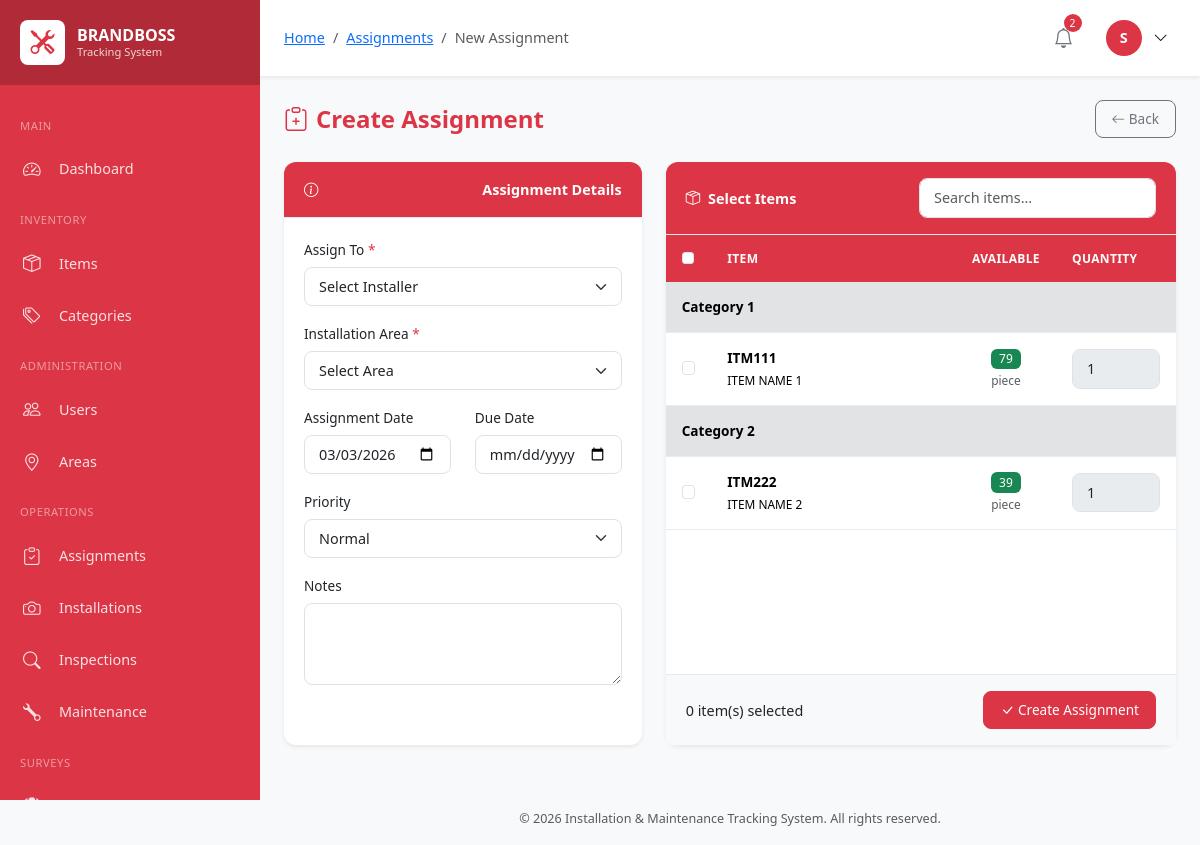
The app's page /modules/assignments/create.php (signed in) with its own data.
### tables this page shows
CREATE TABLE `users` (
  `id` int(10) UNSIGNED NOT NULL,
  `employee_id` varchar(50) NOT NULL,
  `username` varchar(100) NOT NULL,
  `password` varchar(255) NOT NULL,
  `email` varchar(150) NOT NULL,
  `full_name` varchar(200) NOT NULL,
  `phone` varchar(20) DEFAULT NULL,
  `role` enum('super_admin','user_1','user_2','user_3','user_4') NOT NULL,
  `profile_image` varchar(255) DEFAULT NULL,
  `status` enum('active','inactive','suspended') DEFAULT 'active',
  `last_login` datetime DEFAULT NULL,
  `created_by` int(10) UNSIGNED DEFAULT NULL,
  `created_at` timestamp NOT NULL DEFAULT current_timestamp(),
  `updated_at` timestamp NOT NULL DEFAULT current_timestamp() ON UPDATE current_timestamp()
);

CREATE TABLE `inventory_items` (
  `id` int(10) UNSIGNED NOT NULL,
  `item_code` varchar(50) NOT NULL,
  `item_name` varchar(200) NOT NULL,
  `category_id` int(10) UNSIGNED NOT NULL,
  `description` text DEFAULT NULL,
  `unit` varchar(50) DEFAULT 'piece',
  `quantity_available` int(10) UNSIGNED DEFAULT 0,
  `quantity_reserved` int(10) UNSIGNED DEFAULT 0,
  `quantity_installed` int(10) UNSIGNED DEFAULT 0,
  `reorder_level` int(10) UNSIGNED DEFAULT 10,
  `unit_cost` decimal(12,2) DEFAULT 0.00,
  `status` enum('active','inactive','discontinued') DEFAULT 'active',
  `created_by` int(10) UNSIGNED NOT NULL,
  `created_at` timestamp NOT NULL DEFAULT current_timestamp(),
  `updated_at` timestamp NOT NULL DEFAULT current_timestamp() ON UPDATE current_timestamp()
);

CREATE TABLE `item_categories` (
  `id` int(10) UNSIGNED NOT NULL,
  `category_name` varchar(150) NOT NULL,
  `description` text DEFAULT NULL,
  `status` enum('active','inactive') DEFAULT 'active',
  `created_at` timestamp NOT NULL DEFAULT current_timestamp(),
  `updated_at` timestamp NOT NULL DEFAULT current_timestamp() ON UPDATE current_timestamp()
);

### modules/assignments/create.php (the view, shortened to what the rows shown need)
<?php
require_once '../../includes/header.php';
$db = Database::getInstance();
$items = $db->fetchAll(
    "SELECT i.*, c.category_name
     FROM inventory_items i
     JOIN item_categories c ON i.category_id = c.id
     WHERE i.status = 'active' AND i.quantity_available > 0
     ORDER BY c.category_name, i.item_name"
);
?>
<div class="d-flex justify-content-between align-items-center mb-4">
    <h1 class="page-title mb-0">
        <i class="bi bi-clipboard-plus me-2"></i>Create Assignment
    </h1>
</div>
<form method="POST" action="" id="assignmentForm">
    <div class="row">
        <div class="col-lg-7 mb-4">
            <div class="card h-100">
                <div class="card-body p-0" style="max-height: 500px; overflow-y: auto;">
                    <table class="table table-hover mb-0" id="itemsTable">
                        <thead class="sticky-top bg-light">
                            <tr>
                                <th style="width: 40px;">
                                    <input type="checkbox" class="form-check-input" id="selectAll">
                                </th>
                                <th>Item</th>
                                <th class="text-center" style="width: 100px;">Available</th>
                                <th style="width: 120px;">Quantity</th>
                            </tr>
                        </thead>
                        <tbody>
                            <?php if (empty($items)): ?>
                            <tr>
                                <td colspan="4" class="text-center text-muted py-4">No items available</td>
                            </tr>
                            <?php else: ?>
                            <?php
                            $currentCategory = '';
                            foreach ($items as $item):
                                if ($item['category_name'] !== $currentCategory):
                                    $currentCategory = $item['category_name'];
                            ?>
                            <tr class="table-secondary">
                                <td colspan="4"><strong><?php echo clean($currentCategory); ?></strong></td>
                            </tr>
                            <?php endif; ?>
                            <tr class="item-row" data-name="<?php echo strtolower($item['item_name']); ?>">
                                <td>
                                    <input type="checkbox" class="form-check-input item-checkbox"
                                           name="items[]" value="<?php echo $item['id']; ?>"
                                           <?php echo in_array($item['id'], $_POST['items'] ?? []) ? 'checked' : ''; ?>>
                                </td>
                                <td>
                                    <strong><?php echo clean($item['item_code']); ?></strong>
                                    <br><small><?php echo clean($item['item_name']); ?></small>
                                </td>
                                <td class="text-center">
                                    <span class="badge bg-success"><?php echo number_format($item['quantity_available']); ?></span>
                                    <br><small class="text-muted"><?php echo $item['unit']; ?></small>
                                </td>
                                <td>
                                    <input type="number" class="form-control form-control-sm quantity-input"
                                           name="quantities[<?php echo $item['id']; ?>]"
                                           value="<?php echo $_POST['quantities'][$item['id']] ?? 1; ?>"
                                           min="1" max="<?php echo $item['quantity_available']; ?>"
                                           disabled>
                                </td>
                            </tr>
                            <?php endforeach; ?>
                            <?php endif; ?>
                        </tbody>
                    </table>
                </div>
            </div>
        </div>
    </div>
</form>
<?php
require_once '../../includes/footer.php';
?>

### includes/header.php (shortened to what the rows shown need)
<?php
require_once __DIR__ . '/../classes/Database.php';
require_once __DIR__ . '/../classes/Auth.php';
require_once __DIR__ . '/helpers.php';
$auth = Auth::getInstance();
$auth->requireAuth();
$currentUser = $auth->user();
?>
<!DOCTYPE html>
<html lang="en">
<head>
    <link href="https://cdn.jsdelivr.net/npm/bootstrap@5.3.2/dist/css/bootstrap.min.css" rel="stylesheet">
    <link href="https://cdn.jsdelivr.net/npm/bootstrap-icons@1.11.1/font/bootstrap-icons.css" rel="stylesheet">
    <link href="https://cdn.datatables.net/1.13.6/css/dataTables.bootstrap5.min.css" rel="stylesheet">
    <link href="<?php echo APP_URL; ?>/assets/css/style.css" rel="stylesheet">
    <link href="https://unpkg.com/leaflet@1.9.4/dist/leaflet.css" rel="stylesheet">
</head>
<body>
    <main class="main-content">
        <header class="top-navbar">
            <div class="navbar-right">
                <div class="dropdown user-dropdown">
                    <button class="user-btn" data-bs-toggle="dropdown">
                        <div class="user-avatar">
                            <?php echo strtoupper(substr($currentUser['full_name'], 0, 1)); ?>
                        </div>
                        <i class="bi bi-chevron-down ms-1"></i>
                    </button>
                </div>
            </div>
        </header>
        <div class="content-area">

### records on screen
users: full_name "S"
inventory_items: category.category_name "Category 1", item_code "ITM111", item_name "ITEM NAME 1", quantity_available "79", unit "piece", id "1"
inventory_items: category.category_name "Category 2", item_code "ITM222", item_name "ITEM NAME 2", quantity_available "39", unit "piece", id "1"

### other values on screen
$crumb['title'] "Assignments"
$crumb['title'] "New Assignment"
$notificationCount "2"
APP_NAME "Installation & Maintenance Tracking System"
